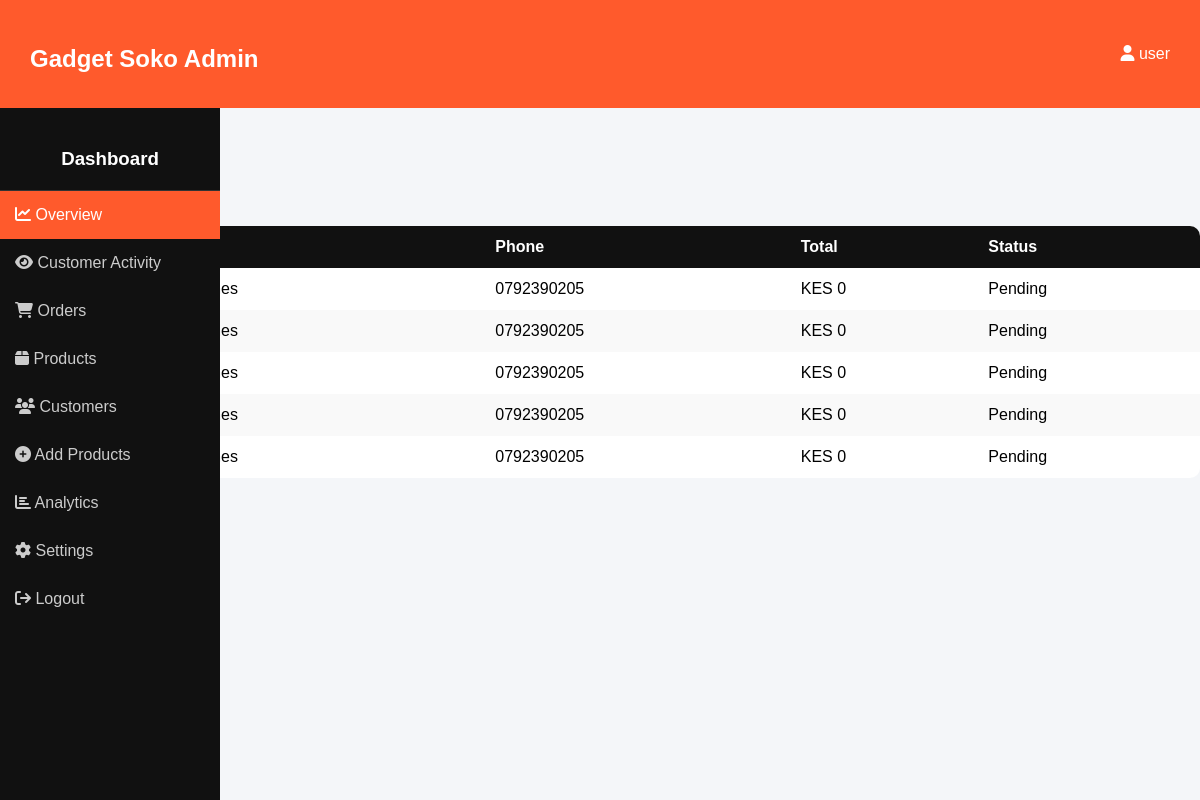
The page /dashboard/ (signed in) on the database its author committed.
### app/models.py (models this page shows, shortened)
class Order(models.Model):
    user = models.ForeignKey(User, on_delete=models.CASCADE, null=True, blank=True)
    name = models.CharField(max_length=100)
    email = models.EmailField(null=True, blank=True)  # ✅ FIXED
    phone = models.CharField(max_length=15)
    destination = models.CharField(max_length=255, default="N/A")
    total = models.DecimalField(max_digits=10, decimal_places=2, default=0)
    status = models.CharField(max_length=50, default='Pending')
    created_at = models.DateTimeField(auto_now_add=True)
    payment_status = models.CharField(max_length=50, default="Pending")
    STATUS_CHOICES = [
        ('Pending', 'Pending'),
        ('STK_Sent', 'STK Push Sent'), # User clicked pay, waiting for PIN
        ('Paid', 'Paid'),             # Callback received Success
        ('Failed', 'Failed'),         # Callback received Error or Timeout
    ]
    status = models.CharField(max_length=20, choices=STATUS_CHOICES, default='Pending')
    checkout_request_id = models.CharField(max_length=100, blank=True, null=True)
    mpesa_receipt = models.CharField(max_length=50, blank=True, null=True)

### app/views.py (the view)
# urls.py: path('dashboard/', views.dashboard_view, name='dashboard'),
@staff_member_required
def dashboard_view(request):
    products_count = Product.objects.count()
    orders_count = Order.objects.count()
    users_count = User.objects.count()
    revenue = Order.objects.aggregate(total_revenue=Sum('total'))['total_revenue'] or 0
    recent_orders = Order.objects.order_by('-id')[:5]
    activity_logs = UserActivity.objects.select_related('user', 'product').order_by('-timestamp')[:20]
    for log in activity_logs:
        latest_order = Order.objects.filter(user=log.user).order_by('-created_at').first()
        if latest_order:
            log.last_order_status = latest_order.status
        else:
            log.last_order_status = "Browsing Only"
    today = datetime.today()
    revenue_data = defaultdict(int)
    for i in range(6, 0, -1):
        month = (today.month - i) % 12 or 12
        orders_in_month = Order.objects.filter(created_at__month=month)
        month_name = datetime(1900, month, 1).strftime('%b')
        revenue_data[month_name] = sum(o.total for o in orders_in_month if o.total)
    revenue_labels = list(revenue_data.keys())
    revenue_values = list(revenue_data.values())
    top_products = Product.objects.annotate(
        total_sold=Sum('orderitem__quantity'),
    ).order_by('-total_sold')[:5]
    top_products_labels = [p.name for p in top_products]
    top_products_values = [p.total_sold or 0 for p in top_products]
    context = {
        "products_count": products_count,
        "orders_count": orders_count,
        "users_count": users_count,
        "revenue": revenue,
        "recent_orders": recent_orders,
        "revenue_labels": revenue_labels,
        "revenue_values": revenue_values,
        "top_products_labels": top_products_labels,
        "top_products_values": top_products_values,
        "customer_activity": activity_logs, # New context for the table
        "products": Product.objects.all(),
    }
    return render(request, "dashboard.html", context)

### app/context_processors.py (called while the page is built)
def cart_count(request):
    count = 0
    if request.user.is_authenticated:
        result = CartItem.objects.filter(user=request.user).aggregate(
            total=Sum('quantity')
        )
        count = result['total'] or 0
    return {'cart_count': count}

### app/templates/dashboard.html (shortened to what this page needs)
{% load static %}
<!DOCTYPE html>
<html lang="en">
<head>
    <link rel="stylesheet" href="https://cdnjs.cloudflare.com/ajax/libs/font-awesome/6.5.0/css/all.min.css">
</head>
<body>
<div class="navbar">
    <h2>Gadget Soko Admin</h2>
    <div class="user">
        <i class="fa fa-user"></i> {{ request.user.username|default:"Admin" }}
    </div>
</div>
<div class="sidebar">
    <h3>Dashboard</h3>
    <a onclick="showSection('overview')" class="active"><i class="fa fa-chart-line"></i> Overview</a>
    <a onclick="showSection('activity')">
        <i class="fa fa-eye"></i> Customer Activity
    </a>
    <a href="{% url 'manage_orders' %}"><i class="fa fa-shopping-cart"></i> Orders</a>
    <a href="{% url 'manage_products' %}"><i class="fa fa-box"></i> Products</a>
    <a href="{% url 'customers' %}"><i class="fa fa-users"></i> Customers</a>
    <a href="{% url 'add_product' %}"><i class="fa fa-plus-circle"></i> Add Products</a>
    <a onclick="showSection('analytics')"><i class="fa fa-chart-bar"></i> Analytics</a>
    <a onclick="showSection('settings')"><i class="fa fa-cog"></i> Settings</a>
    <a href="{% url 'logout' %}"><i class="fa fa-sign-out"></i> Logout</a>
</div>
<div class="main">
    </div>
        <h2>Recent Orders</h2>
        <div class="table-container">
            <table>
                <thead>
                    <tr>
                        <th>ID</th>
                        <th>Name</th>
                        <th>Phone</th>
                        <th>Total</th>
                        <th>Status</th>
                    </tr>
                </thead>
                <tbody>
                    {% if recent_orders %}
                        {% for order in recent_orders %}
                        <tr>
                            <td>{{ order.id }}</td>
                            <td>{{ order.name|default:"N/A" }}</td>
                            <td>{{ order.phone|default:"N/A" }}</td>
                            <td>KES {{ order.total|default:"0" }}</td>
                            <td>{{ order.status|default:"Pending" }}</td>
                        </tr>
                        {% endfor %}
                    {% else %}
                        <tr>
                            <td colspan="5" style="text-align:center;">No recent orders</td>
                        </tr>
                    {% endif %}
                </tbody>
            </table>
        </div>
</body>
</html>

### app/templates/dashboard.html (style rules this page uses)
body { margin: 0; font-family: Arial, sans-serif; background: #f4f6f9; }
.navbar { background: #ff5a2c; color: white; padding: 15px 30px; display: flex; justify-content: space-between; align-items: center; }
.sidebar { width: 220px; min-height: 100vh; background: #111; position: fixed; color: white; padding-top: 20px; }
.sidebar h3 { text-align: center; padding: 20px 0; border-bottom: 1px solid #333; margin: 0; }
.sidebar a { display: block; padding: 15px; color: #ccc; text-decoration: none; cursor: pointer; }
.sidebar a:hover, .sidebar a.active { background: #ff5a2c; color: white; }
.main { margin-left: 220px; padding: 20px; }
.table-container { background: white; border-radius: 10px; overflow: hidden; margin-top: 20px; }
table { width: 100%; border-collapse: collapse; }
table th { background: #111; color: white; }
table tr:nth-child(even) { background: #f9f9f9; }
h2 { margin-top: 30px; }

### rows shown on the page
Order: phone "0792390205", total "0", status "Pending"
Order: phone "0792390205", total "0", status "Pending"
Order: phone "0792390205", total "0", status "Pending"
Order: phone "0792390205", total "0", status "Pending"
Order: phone "0792390205", total "0", status "Pending"

### other values the page prints
{{ request.user.username|default:"Admin" }} "user"
